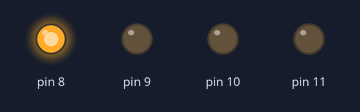
The sketch below on a simulated Arduino Uno, built with avr-gcc and run on an emulated ATmega328P. Shown: output pins drawn as LEDs (lit = HIGH).

Above: at 0.5 s.
At 2.5 s:
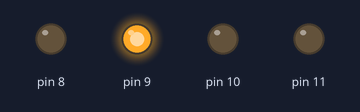
At 4.5 s:
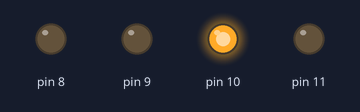
At 6.5 s:
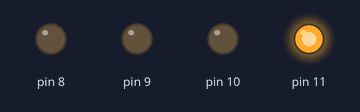
At 9.5 s:
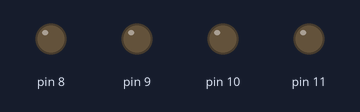
Timing chart, 0 to 10.4 s (numbered marks = the images above):
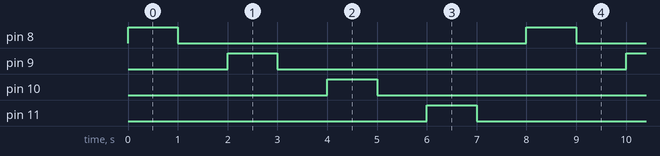

Measured:
- by itself, pin 8–11: alternates HIGH for 1.0 s and LOW for 7.0 s
- by itself, everything shown: repeats every 8.0 s, in 8 steps

The sketch:

Sketch_5.ino
```cpp
void setup() {
  // put your setup code here, to run once:
  pinMode(8,OUTPUT);
  pinMode(9,OUTPUT);
  pinMode(10,OUTPUT);
  pinMode(11,OUTPUT);
}
void blink_ft(int pin){
  digitalWrite(pin,HIGH);
  delay(1000);
  digitalWrite(pin,LOW);
  delay(1000);
}
void loop() {
  // put your main code here, to run repeatedly:
  blink_ft(8);
  blink_ft(9);
  blink_ft(10);
  blink_ft(11);
}
```
